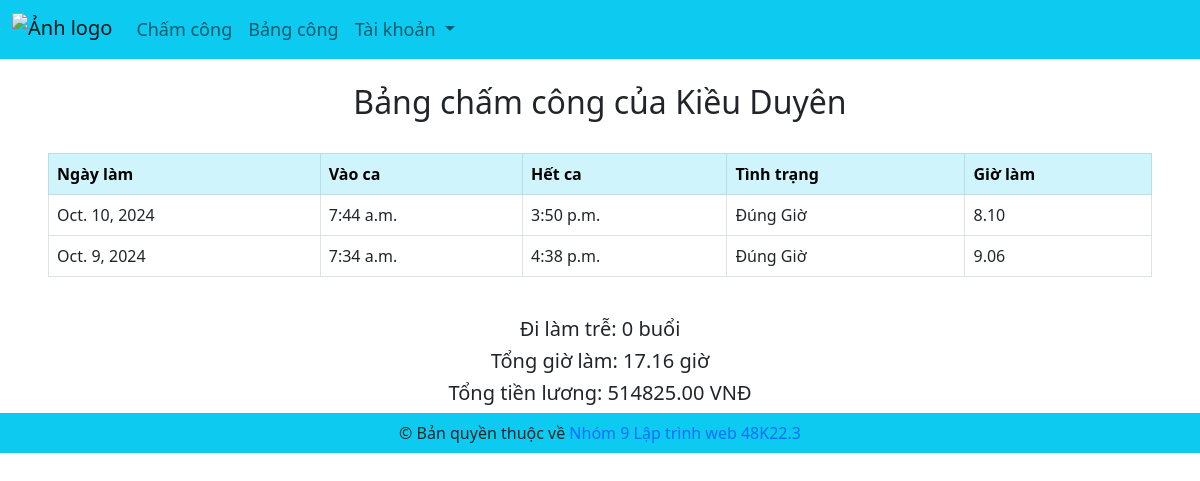
Screenshot of /sheet/duyen123/ (signed in) with the database file from the repository.
### myapp/models.py (models this page shows, shortened)
class Sheet(models.Model):
    user=models.ForeignKey(User,on_delete=models.CASCADE)
    date=models.DateField()
    checkin=models.TimeField()
    checkout=models.TimeField(blank=True, null=True)
    work_hour=models.DecimalField(max_digits=5, decimal_places=2, blank=True, null=True)
    salary=models.DecimalField(max_digits=10, decimal_places=0, blank=True, null=True)
    status=models.CharField(max_length=20, choices=[('Đúng Giờ', 'Đúng Giờ'), ('Muộn', 'Muộn')], default='Đúng Giờ')

### myapp/views.py (the view)
# urls.py: path('sheet/', views.main_sheet, name='main-sheet')
def sheet(request, username):
    try:
        user = User.objects.get(username=username)
    except User.DoesNotExist:
        user = None
    if user and request.user.is_authenticated:
        if request.user.username == username:
            title = f'Bảng chấm công {username}'
            sheets = Sheet.objects.filter(user=user).order_by('-date')
            sheets.total_hour = sheets.aggregate(total_hour=Sum('work_hour'))['total_hour']
            sheets.total_salary = sheets.aggregate(total_salary=Sum('salary'))['total_salary']
            sheets.count_late = sheets.filter(status='Muộn').count()
            context = {'title': title,
                       'sheets': sheets}
            return render(request, 'pages/sheet.html', context)
        else:
            messages.warning(request, 'Vào của mày mà xem')
            return redirect('sheet', username=request.user.username)
    else:
        messages.error(request, 'Vui lòng đăng nhập')
        return redirect('home')

### templates/pages/sheet.html
{% extends '../layouts/base.html' %}
{% block main %}
<br>
<h2 style="text-align: center;">Bảng chấm công của {{ request.user.first_name }} {{ request.user.last_name }}</h2>
<br>
<table class="table table-hover table-bordered">
  <thead class="table-info">
    <tr>
      <th scope="col">Ngày làm</th>
      <th scope="col">Vào ca</th>
      <th scope="col">Hết ca</th>
      <th scope="col">Tình trạng</th>
      <th scope="col">Giờ làm</th>
    </tr>
  </thead>
  <tbody>
    {% for sheet in sheets %}
    <tr>
      <td>{{ sheet.date }}</td>
      <td>{{ sheet.checkin }}</td>
      <td>{{ sheet.checkout }}</td>
      <td>{{ sheet.status }}</td>
      <td>{{ sheet.work_hour }}</td>
    </tr>
    {% endfor %}
  </tbody>
</table>
<br>
<h5 style="text-align: center;">Đi làm trễ: {{ sheets.count_late }} buổi</h5>
<h5 style="text-align: center;">Tổng giờ làm: {{ sheets.total_hour|floatformat:2 }} giờ</h5>
<h5 style="text-align: center;">Tổng tiền lương: {{ sheets.total_salary|floatformat:2 }} VNĐ</h5>
{% endblock %}

### rows the page displays
Sheet: date "Oct. 10, 2024", checkin "7:44 a.m.", checkout "3:50 p.m.", status "Đúng Giờ", work_hour "8.10"
Sheet: date "Oct. 9, 2024", checkin "7:34 a.m.", checkout "4:38 p.m.", status "Đúng Giờ", work_hour "9.06"

### other values shown
{{ request.user.first_name }} "Kiều"
{{ request.user.last_name }} "Duyên"
{{ sheets.count_late }} "0"
{{ sheets.total_hour|floatformat:2 }} "17.16"
{{ sheets.total_salary|floatformat:2 }} "514825.00"
